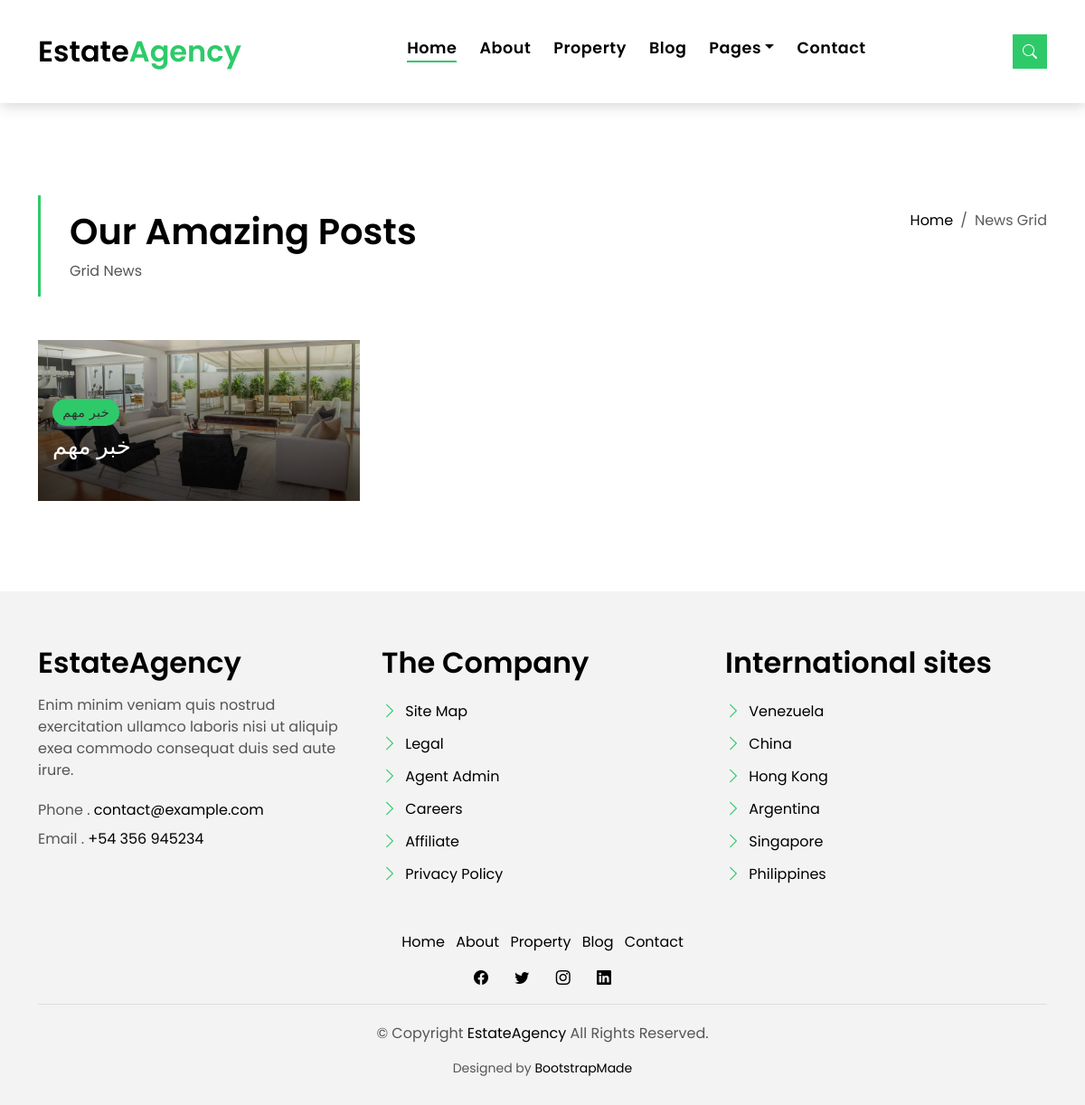
The app's page /blog-grid/ with its own data.
### blog/models.py (models this page shows, shortened)
class Blog(models.Model):
    image = models.ImageField(upload_to='blog' , default='default_blog.jpg')
    title = models.CharField(max_length=100)
    descriptions = models.TextField(blank=True)
    category = models.ManyToManyField(Category)
    created = models.DateTimeField(auto_now_add=True)
    status = models.BooleanField(default=True)

### blog/views.py (the view)
# urls.py: path('' , blog_grid , name = 'blog-grid'),
def blog_grid(request , **kwargs):
    if kwargs.get('blog'):
        blog = Blog.objects.filter(title=kwargs.get('blog'))
    else :
        blog = Blog.objects.filter(status=True)
    all = Paginator(blog,3)
    first_page = 1
    last_page = all.num_pages
    try:
        page_number = request.GET.get('page')
        all = all.get_page(page_number)
    except PageNotAnInteger:
        all = all.get_page(1)
    except EmptyPage:
        all = all.get_page(1)
    context = {
        'blog' : all,
        'last_page': last_page
    }
    return render(request , 'blog/blog-grid.html' , context=context)

### templates/blog/blog-grid.html (shortened to what this page needs)
{% extends "base.html" %}
{% load static %}
{% block 'content' %}
  <main id="main">
    <section class="intro-single">
      <div class="container">
        <div class="row">
          <div class="col-md-12 col-lg-8">
            <div class="title-single-box">
              <h1 class="title-single">Our Amazing Posts</h1>
              <span class="color-text-a">Grid News</span>
            </div>
          </div>
          <div class="col-md-12 col-lg-4">
            <nav aria-label="breadcrumb" class="breadcrumb-box d-flex justify-content-lg-end">
              <ol class="breadcrumb">
                <li class="breadcrumb-item">
                  <a href="index.html">Home</a>
                </li>
                <li class="breadcrumb-item active" aria-current="page">
                  News Grid
                </li>
              </ol>
            </nav>
          </div>
        </div>
      </div>
    </section>
    <section class="news-grid grid">
      <div class="container">
        <div class="row">
          {% for new in blog %}
          <div class="col-md-4">
            <div class="card-box-b card-shadow news-box">
              <div class="img-box-b">
                <img src={{new.image.url}} alt="" class="img-b img-fluid">
              </div>
              <div class="card-overlay">
                <div class="card-header-b">
                  <div class="card-category-b">
                    <a href={% url 'blog:list_by_blog' blog=new.title%} class="category-b">{{new.title}}</a>
                  </div>
                  <div class="card-title-b">
                    <h2 class="title-2">
                      <a href={% url 'blog:list_by_blog_single' id=new.id %}>{{new.title}}</a>
                    </h2>
                  </div>
                </div>
              </div>
            </div>
          </div>
          {% endfor %}
        </div>
      </div>
    </section>
  </main>
  {% endblock 'content' %}

### static/assets/css/style.css (style rules this page uses)
body { font-family: "Poppins", sans-serif; color: #555555; }
h1, h2, h3, h4, h5, h6 { color: #000000; }
a { color: #000000; text-decoration: none; transition: all 0.5s ease; }
.color-text-a { text-decoration: none; color: #555555; }
.intro-single { padding: 12rem 0 3rem; }
.intro-single .title-single-box { padding: 1rem 0 1rem 2rem; }
.intro-single .title-single-box { border-left: 3px solid #2eca6a; }
.intro-single .title-single-box .title-single { font-weight: 600; font-size: 2.2rem; }
@media (min-width: 768px) { .intro-single .title-single-box .title-single { font-size: 2.1rem; } }
@media (min-width: 992px) { .intro-single .title-single-box .title-single { font-size: 2.5rem; } }
.intro-single .breadcrumb-box { padding: 1rem 0 0 0.5rem; }
.intro-single .breadcrumb { background-color: transparent; padding-right: 0; padding-left: 0; }
@media (min-width: 768px) { .grid .card-box-a, .grid .card-box-b, .grid .card-box-c, .grid .card-box-d { margin-bottom: 2.5rem; } }
.card-box-a, .card-box-b, .card-box-d { position: relative; overflow: hidden; -webkit-backface-visibility: hidden; backface-visibility: hidden; }
.card-box-a .img-a, .card-box-a .img-b, .card-box-b .img-a, .card-box-b .img-b { transition: 0.8s all ease-in-out; }
.card-overlay { position: absolute; width: 100%; height: 100%; top: 0; left: 0; }
.card-shadow { -webkit-backface-visibility: hidden; backface-visibility: hidden; }
.card-shadow:before { content: " "; position: absolute; top: 0; left: 0; width: 100%; height: 100%; z-index: 1; background: linear-gradient(to bottom, rgba(0, 0, 0, 0) 0%, rgba(0, 0, 0, 0.2) 27%, rgba(0, 0, 0, 0.65) 90%); }
.card-header-b { padding: 1rem; color: #ffffff; position: absolute; bottom: 20px; z-index: 2; }
@media (min-width: 768px) { .card-header-b { bottom: 0px; } }
@media (min-width: 992px) { .card-header-b { bottom: 20px; } }
.card-header-b .category-b { font-size: 0.9rem; background-color: #2eca6a; padding: 0.3rem 0.7rem; color: #313131; letter-spacing: 0.03em; border-radius: 50px; text-decoration: none; }
.card-header-b .title-2 { margin-bottom: 0; padding: 0.6rem 0; font-size: 1.5rem; }
@media (min-width: 768px) { .card-header-b .title-2 { font-size: 1rem; } }
@media (min-width: 992px) { .card-header-b .title-2 { font-size: 1.6rem; } }
.card-header-b .title-2 a { color: #ffffff; text-decoration: none; }

### records on screen
Blog: image (picture), title "خبر مهم"
